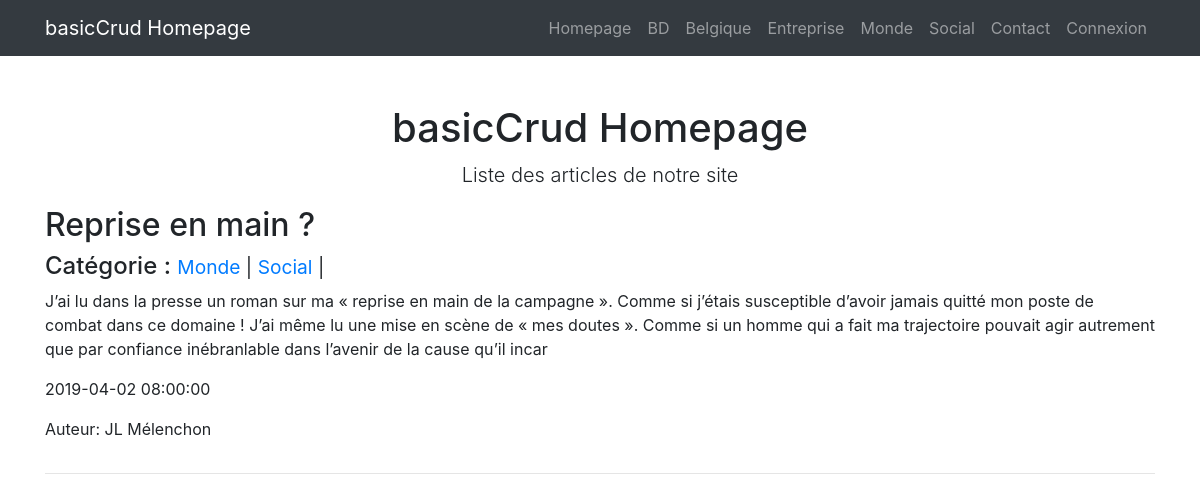
The page / on the database its author committed.
### tables this page shows
CREATE TABLE IF NOT EXISTS `rubrique` (
  `idrubrique` SMALLINT UNSIGNED NOT NULL AUTO_INCREMENT,
  `theintitule` VARCHAR(120) NOT NULL,
  `thedesc` VARCHAR(600) NULL,
  PRIMARY KEY (`idrubrique`));

CREATE TABLE IF NOT EXISTS `article` (
  `idarticle` INT UNSIGNED NOT NULL AUTO_INCREMENT,
  `thetitle` VARCHAR(160) NOT NULL,
  `thetext` TEXT NOT NULL,
  `thedate` DATETIME NULL DEFAULT CURRENT_TIMESTAMP,
  `thevisibility` TINYINT UNSIGNED NULL DEFAULT 0 COMMENT '0 => invisible\n1 => validé (donc visible)\n2 => refusé',
  `users_idusers` INT UNSIGNED NOT NULL,
  PRIMARY KEY (`idarticle`),
  INDEX `fk_article_users1_idx` (`users_idusers` ASC),
  CONSTRAINT `fk_article_users1`
    FOREIGN KEY (`users_idusers`)
    REFERENCES `users` (`idusers`)
    ON DELETE NO ACTION
    ON UPDATE NO ACTION);

CREATE TABLE IF NOT EXISTS `users` (
  `idusers` INT UNSIGNED NOT NULL AUTO_INCREMENT,
  `thelogin` VARCHAR(60) CHARACTER SET 'utf8' COLLATE 'utf8_bin' NOT NULL COMMENT 'case sensitive',
  `thepwd` CHAR(64) NOT NULL COMMENT 'SHA-256',
  `thename` VARCHAR(160) NOT NULL,
  `themail` VARCHAR(200) NOT NULL,
  `perm_idperm` SMALLINT UNSIGNED NOT NULL,
  PRIMARY KEY (`idusers`),
  UNIQUE INDEX `thelogin_UNIQUE` (`thelogin` ASC),
  INDEX `fk_users_perm_idx` (`perm_idperm` ASC),
  CONSTRAINT `fk_users_perm`
    FOREIGN KEY (`perm_idperm`)
    REFERENCES `perm` (`idperm`)
    ON DELETE NO ACTION
    ON UPDATE NO ACTION);

### public/index.php (called while the page is built, shortened)
<?php
require_once "../mysqliConnect.php";
    require_once "../controller/publicController.php";

### model/rubriqueModel.php (called while the page is built)
<?php
function recupCategMenu(mysqli $db) {
    $sql = "SELECT idrubrique, theintitule FROM rubrique ORDER BY theintitule ASC;";
    $recup= mysqli_query($db,$sql);
    if(mysqli_num_rows($recup)){
        return mysqli_fetch_all($recup, MYSQLI_ASSOC);
    }else{
        return false;
    }
}

### model/articleModel.php (called while the page is built, shortened)
<?php
function recupArticleHomepage(mysqli $db){
    $sql="SELECT a.idarticle, a.thetitle,LEFT(a.thetext,350) AS thetext, a.thedate,
	   u.thename,
       GROUP_CONCAT(r.idrubrique ORDER BY r.theintitule) AS idrubrique,
       GROUP_CONCAT(r.theintitule ORDER BY r.theintitule SEPARATOR '|@|') AS theintitule
	FROM article a
    INNER JOIN users u
		ON u.idusers = a.users_idusers
    LEFT JOIN article_has_rubrique h
		ON h.article_idarticle = a.idarticle
    LEFT JOIN rubrique r
		ON h.rubrique_idrubrique = r.idrubrique
	WHERE a.thevisibility=1
    GROUP BY a.idarticle
    ORDER BY a.thedate DESC
;";
    $recup = mysqli_query($db,$sql);
    if(mysqli_num_rows($recup)){
        return mysqli_fetch_all($recup, MYSQLI_ASSOC);
    }else{
        return false;
    }
}

### view/publicMainMenuView.php (the view, shortened to what this page needs)
<nav class="navbar navbar-expand-lg navbar-dark bg-dark static-top">
    <div class="container">
        <a class="navbar-brand" href="./">basicCrud Homepage</a>
        <div class="collapse navbar-collapse" id="navbarResponsive">
            <ul class="navbar-nav ml-auto">
                <li class="nav-item">
                    <a class="nav-link" href="./">Homepage
                    </a>
                </li>
                <?php
                foreach ($mainMenu AS $itemMenu) {
                    ?>
                    <li class="nav-item">
                        <a class="nav-link" href="?idrubrique=<?=$itemMenu['idrubrique']?>"><?=$itemMenu['theintitule']?></a>
                    </li>
                    <?php
                }
                ?>
                <li class="nav-item">
                    <a class="nav-link" href="?contact">Contact</a>
                </li>
                <li class="nav-item">
                    <a class="nav-link" href="?connect">Connexion</a>
                </li>
            </ul>
        </div>
    </div>
</nav>

### controller/publicController.php
<?php
require_once "../model/articleModel.php";
require_once "../model/rubriqueModel.php";
$mainMenu = recupCategMenu($mysqli);
if(isset($_GET['idarticle'])&&ctype_digit($_GET['idarticle'])){
    $idarticle = (int) $_GET['idarticle'];
    $article = recupOneArticle($mysqli,$idarticle);
    include("../view/publicArticleView.php");
}elseif(isset($_GET['idrubrique'])&&ctype_digit($_GET['idrubrique'])){
}else{
    $articles = recupArticleHomepage($mysqli);
    include("../view/publicHomepageView.php");
}

### view/publicHomepageView.php (shortened to what this page needs)
<!DOCTYPE html>
<html lang="en">
<head>
    <link href="css/bootstrap.min.css" rel="stylesheet">
</head>
<body>
    <?php
    include "publicMainMenuView.php";
    ?>
<div class="container">
    <div class="row">
        <div class="col-lg-12 text-center">
            <h1 class="mt-5">basicCrud Homepage</h1>
            <p class="lead">Liste des articles de notre site</p>
        </div>
    </div>
    <?php
    if($articles===false){
        ?>
        <div class="row">
            <div class="col-lg-12 text-center">
                <hr>
                <h2>Pas encore d'articles</h2>
                <h3>Veuillez revenir plus tard</h3>
                <hr>
            </div>
        </div>
    <?php
    }else {
        foreach ($articles AS $itemArticle) {
            if(is_null($itemArticle['idrubrique'])){
                $idrubrique="";
            }else {
     $idrubrique = explode(',', $itemArticle['idrubrique']);
     $theintitule = explode('|@|',$itemArticle['theintitule']);
            }
            ?>
            <div class="row">
                <div class="col-lg-12 text-left">
                    <h2><?= $itemArticle['thetitle'] ?></h2>
                    <h4>Catégorie : <small><?php
             if(empty($idrubrique)){
                 ?>
                 Cet article n'est dans aucune catégorie
                 <?php
             }else{
                 foreach($theintitule as $clef => $intitule){
                     ?>
                     <a href="?idrubrique=<?=$idrubrique[$clef]?>"><?=$intitule?></a> |
                     <?php
                 }
             }
                            ?></small></h4>
                    <p><?= $itemArticle['thetext'] ?></p>
                    <p><?= $itemArticle['thedate'] ?></p>
                    <p>Auteur: <?= $itemArticle['thename'] ?></p>
                </div>
            </div>
            <hr>
            <?php
        }
    }
    ?>
</div>
</body>
</html>

### rows shown on the page
rubrique: theintitule "BD"
rubrique: theintitule "Belgique"
rubrique: theintitule "Entreprise"
rubrique: theintitule "Monde"
rubrique: theintitule "Social"
article: thetitle "Reprise en main ?", intitule "Monde", intitule "Social", thetext "J’ai lu dans la presse un roman sur ma « reprise en main de la campagne ». Comme si j’étais susceptible d’avoir jamais quitté mon poste de combat dans ce domaine ! J’ai même lu une mise en scène de « mes doutes ». Comme si un homme qui a fait ma trajectoire pouvait agir autrement que par confiance inébranlable dans l’avenir de la cause qu’il incar", thedate "2019-04-02 08:00:00", users_idusers.thename "JL Mélenchon"
